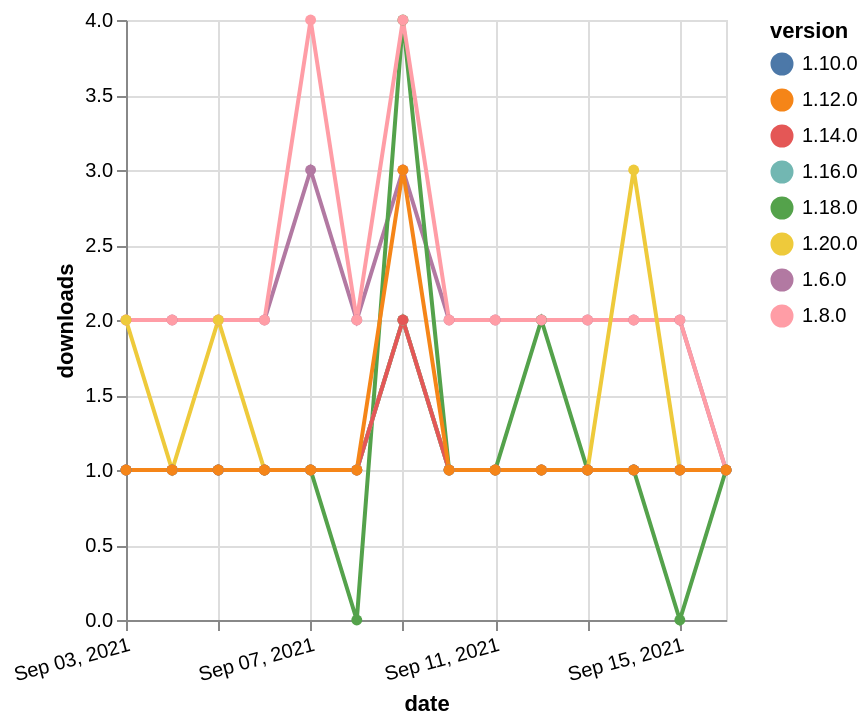

Describe this chart as a Vega-Lite specification.
### Vega-Lite specification from a JSON file in a GitHub repository (floating-point values rounded to 4 significant figures)
{"$schema": "https://vega.github.io/schema/vega-lite/v5.json", "description": "A simple bar chart with embedded data.", "data": {"values": [{"date": "2021-09-03", "total": 2393, "delta": 2, "version": "1.6.0"}, {"date": "2021-09-04", "total": 2395, "delta": 2, "version": "1.6.0"}, {"date": "2021-09-05", "total": 2397, "delta": 2, "version": "1.6.0"}, {"date": "2021-09-06", "total": 2399, "delta": 2, "version": "1.6.0"}, {"date": "2021-09-07", "total": 2402, "delta": 3, "version": "1.6.0"}, {"date": "2021-09-08", "total": 2404, "delta": 2, "version": "1.6.0"}, {"date": "2021-09-09", "total": 2407, "delta": 3, "version": "1.6.0"}, {"date": "2021-09-10", "total": 2409, "delta": 2, "version": "1.6.0"}, {"date": "2021-09-11", "total": 2411, "delta": 2, "version": "1.6.0"}, {"date": "2021-09-12", "total": 2413, "delta": 2, "version": "1.6.0"}, {"date": "2021-09-13", "total": 2415, "delta": 2, "version": "1.6.0"}, {"date": "2021-09-14", "total": 2417, "delta": 2, "version": "1.6.0"}, {"date": "2021-09-15", "total": 2419, "delta": 2, "version": "1.6.0"}, {"date": "2021-09-16", "total": 2420, "delta": 1, "version": "1.6.0"}, {"date": "2021-09-03", "total": 184, "delta": 1, "version": "1.18.0"}, {"date": "2021-09-04", "total": 185, "delta": 1, "version": "1.18.0"}, {"date": "2021-09-05", "total": 186, "delta": 1, "version": "1.18.0"}, {"date": "2021-09-06", "total": 187, "delta": 1, "version": "1.18.0"}, {"date": "2021-09-07", "total": 188, "delta": 1, "version": "1.18.0"}, {"date": "2021-09-08", "total": 188, "delta": 0, "version": "1.18.0"}, {"date": "2021-09-09", "total": 192, "delta": 4, "version": "1.18.0"}, {"date": "2021-09-10", "total": 193, "delta": 1, "version": "1.18.0"}, {"date": "2021-09-11", "total": 194, "delta": 1, "version": "1.18.0"}, {"date": "2021-09-12", "total": 196, "delta": 2, "version": "1.18.0"}, {"date": "2021-09-13", "total": 197, "delta": 1, "version": "1.18.0"}, {"date": "2021-09-14", "total": 198, "delta": 1, "version": "1.18.0"}, {"date": "2021-09-15", "total": 198, "delta": 0, "version": "1.18.0"}, {"date": "2021-09-16", "total": 199, "delta": 1, "version": "1.18.0"}, {"date": "2021-09-03", "total": 2590, "delta": 2, "version": "1.8.0"}, {"date": "2021-09-04", "total": 2592, "delta": 2, "version": "1.8.0"}, {"date": "2021-09-05", "total": 2594, "delta": 2, "version": "1.8.0"}, {"date": "2021-09-06", "total": 2596, "delta": 2, "version": "1.8.0"}, {"date": "2021-09-07", "total": 2600, "delta": 4, "version": "1.8.0"}, {"date": "2021-09-08", "total": 2602, "delta": 2, "version": "1.8.0"}, {"date": "2021-09-09", "total": 2606, "delta": 4, "version": "1.8.0"}, {"date": "2021-09-10", "total": 2608, "delta": 2, "version": "1.8.0"}, {"date": "2021-09-11", "total": 2610, "delta": 2, "version": "1.8.0"}, {"date": "2021-09-12", "total": 2612, "delta": 2, "version": "1.8.0"}, {"date": "2021-09-13", "total": 2614, "delta": 2, "version": "1.8.0"}, {"date": "2021-09-14", "total": 2616, "delta": 2, "version": "1.8.0"}, {"date": "2021-09-15", "total": 2618, "delta": 2, "version": "1.8.0"}, {"date": "2021-09-16", "total": 2619, "delta": 1, "version": "1.8.0"}, {"date": "2021-09-03", "total": 246, "delta": 1, "version": "1.10.0"}, {"date": "2021-09-04", "total": 247, "delta": 1, "version": "1.10.0"}, {"date": "2021-09-05", "total": 248, "delta": 1, "version": "1.10.0"}, {"date": "2021-09-06", "total": 249, "delta": 1, "version": "1.10.0"}, {"date": "2021-09-07", "total": 250, "delta": 1, "version": "1.10.0"}, {"date": "2021-09-08", "total": 251, "delta": 1, "version": "1.10.0"}, {"date": "2021-09-09", "total": 253, "delta": 2, "version": "1.10.0"}, {"date": "2021-09-10", "total": 254, "delta": 1, "version": "1.10.0"}, {"date": "2021-09-11", "total": 255, "delta": 1, "version": "1.10.0"}, {"date": "2021-09-12", "total": 256, "delta": 1, "version": "1.10.0"}, {"date": "2021-09-13", "total": 257, "delta": 1, "version": "1.10.0"}, {"date": "2021-09-14", "total": 258, "delta": 1, "version": "1.10.0"}, {"date": "2021-09-15", "total": 259, "delta": 1, "version": "1.10.0"}, {"date": "2021-09-16", "total": 260, "delta": 1, "version": "1.10.0"}, {"date": "2021-09-03", "total": 125, "delta": 2, "version": "1.20.0"}, {"date": "2021-09-04", "total": 126, "delta": 1, "version": "1.20.0"}, {"date": "2021-09-05", "total": 128, "delta": 2, "version": "1.20.0"}, {"date": "2021-09-06", "total": 129, "delta": 1, "version": "1.20.0"}, {"date": "2021-09-07", "total": 130, "delta": 1, "version": "1.20.0"}, {"date": "2021-09-08", "total": 131, "delta": 1, "version": "1.20.0"}, {"date": "2021-09-09", "total": 133, "delta": 2, "version": "1.20.0"}, {"date": "2021-09-10", "total": 134, "delta": 1, "version": "1.20.0"}, {"date": "2021-09-11", "total": 135, "delta": 1, "version": "1.20.0"}, {"date": "2021-09-12", "total": 136, "delta": 1, "version": "1.20.0"}, {"date": "2021-09-13", "total": 137, "delta": 1, "version": "1.20.0"}, {"date": "2021-09-14", "total": 140, "delta": 3, "version": "1.20.0"}, {"date": "2021-09-15", "total": 141, "delta": 1, "version": "1.20.0"}, {"date": "2021-09-16", "total": 142, "delta": 1, "version": "1.20.0"}, {"date": "2021-09-03", "total": 158, "delta": 1, "version": "1.16.0"}, {"date": "2021-09-04", "total": 159, "delta": 1, "version": "1.16.0"}, {"date": "2021-09-05", "total": 160, "delta": 1, "version": "1.16.0"}, {"date": "2021-09-06", "total": 161, "delta": 1, "version": "1.16.0"}, {"date": "2021-09-07", "total": 162, "delta": 1, "version": "1.16.0"}, {"date": "2021-09-08", "total": 163, "delta": 1, "version": "1.16.0"}, {"date": "2021-09-09", "total": 165, "delta": 2, "version": "1.16.0"}, {"date": "2021-09-10", "total": 166, "delta": 1, "version": "1.16.0"}, {"date": "2021-09-11", "total": 167, "delta": 1, "version": "1.16.0"}, {"date": "2021-09-12", "total": 168, "delta": 1, "version": "1.16.0"}, {"date": "2021-09-13", "total": 169, "delta": 1, "version": "1.16.0"}, {"date": "2021-09-14", "total": 170, "delta": 1, "version": "1.16.0"}, {"date": "2021-09-15", "total": 171, "delta": 1, "version": "1.16.0"}, {"date": "2021-09-16", "total": 172, "delta": 1, "version": "1.16.0"}, {"date": "2021-09-03", "total": 188, "delta": 1, "version": "1.14.0"}, {"date": "2021-09-04", "total": 189, "delta": 1, "version": "1.14.0"}, {"date": "2021-09-05", "total": 190, "delta": 1, "version": "1.14.0"}, {"date": "2021-09-06", "total": 191, "delta": 1, "version": "1.14.0"}, {"date": "2021-09-07", "total": 192, "delta": 1, "version": "1.14.0"}, {"date": "2021-09-08", "total": 193, "delta": 1, "version": "1.14.0"}, {"date": "2021-09-09", "total": 195, "delta": 2, "version": "1.14.0"}, {"date": "2021-09-10", "total": 196, "delta": 1, "version": "1.14.0"}, {"date": "2021-09-11", "total": 197, "delta": 1, "version": "1.14.0"}, {"date": "2021-09-12", "total": 198, "delta": 1, "version": "1.14.0"}, {"date": "2021-09-13", "total": 199, "delta": 1, "version": "1.14.0"}, {"date": "2021-09-14", "total": 200, "delta": 1, "version": "1.14.0"}, {"date": "2021-09-15", "total": 201, "delta": 1, "version": "1.14.0"}, {"date": "2021-09-16", "total": 202, "delta": 1, "version": "1.14.0"}, {"date": "2021-09-03", "total": 349, "delta": 1, "version": "1.12.0"}, {"date": "2021-09-04", "total": 350, "delta": 1, "version": "1.12.0"}, {"date": "2021-09-05", "total": 351, "delta": 1, "version": "1.12.0"}, {"date": "2021-09-06", "total": 352, "delta": 1, "version": "1.12.0"}, {"date": "2021-09-07", "total": 353, "delta": 1, "version": "1.12.0"}, {"date": "2021-09-08", "total": 354, "delta": 1, "version": "1.12.0"}, {"date": "2021-09-09", "total": 357, "delta": 3, "version": "1.12.0"}, {"date": "2021-09-10", "total": 358, "delta": 1, "version": "1.12.0"}, {"date": "2021-09-11", "total": 359, "delta": 1, "version": "1.12.0"}, {"date": "2021-09-12", "total": 360, "delta": 1, "version": "1.12.0"}, {"date": "2021-09-13", "total": 361, "delta": 1, "version": "1.12.0"}, {"date": "2021-09-14", "total": 362, "delta": 1, "version": "1.12.0"}, {"date": "2021-09-15", "total": 363, "delta": 1, "version": "1.12.0"}, {"date": "2021-09-16", "total": 364, "delta": 1, "version": "1.12.0"}]}, "width": "container", "mark": {"type": "line", "point": {"filled": true}}, "encoding": {"x": {"field": "date", "type": "temporal", "timeUnit": "yearmonthdate", "title": "date", "axis": {"labelAngle": -15}}, "y": {"field": "delta", "type": "quantitative", "title": "downloads"}, "color": {"field": "version", "type": "nominal"}, "tooltip": {"field": "delta"}}}
